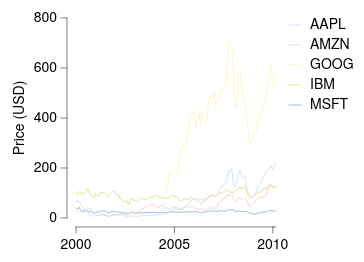

Write the Vega-Lite specification saved for this chart.
### Vega-Lite specification from a JSON file in a GitHub repository (floating-point values rounded to 4 significant figures; data arrays with more than 128 entries replaced by an {"elided": "..."} marker saying what was removed)
{"background": null, "config": {"arc": {"fill": "#DBDBDB", "fillOpacity": 1.0, "innerRadius": 25.0, "padAngle": 0.03, "stroke": "black", "strokeOpacity": 1, "strokeWidth": 0.25}, "area": {"fill": "#DBDBDB", "fillOpacity": 1.0, "stroke": "black", "strokeOpacity": 1, "strokeWidth": 0.25}, "axis": {"domain": true, "domainCap": "round", "domainColor": "black", "domainWidth": 0.25, "grid": false, "gridCap": "round", "gridColor": "#F1F1F1", "gridDash": [0, 0], "gridOpacity": 1.0, "gridWidth": 0.25, "labelColor": "black", "labelFont": "HelveticaNeue", "labelFontSize": 7, "labelFontStyle": "normal", "labelFontWeight": 400, "offset": 4.5, "ticks": true, "tickCap": "round", "tickColor": "black", "tickRound": false, "tickSize": 3, "tickWidth": 0.25, "titleColor": "black", "titleFont": "HelveticaNeue", "titleFontSize": 7, "titleFontStyle": "normal", "titleFontWeight": 400}, "axisX": {"domain": true, "labelAlign": "center", "labelAngle": 0, "labels": true, "ticks": true, "translate": 0}, "axisY": {"domain": true, "labelAlign": "right", "labelAngle": 0, "labels": true, "ticks": true, "translate": 0}, "axisRight": {"domain": true, "labelAlign": "left", "labelAngle": 0, "labels": true, "ticks": true, "translate": 0}, "axisTop": {"domain": true, "labelAlign": "center", "labelAngle": 0, "labels": true, "ticks": true, "translate": 0}, "axisBand": {"tickOffset": 0}, "bar": {"fill": "#DBDBDB", "fillOpacity": 1.0, "stroke": "black", "strokeOpacity": 1, "strokeWidth": 0.25}, "boxplot": {"size": 9.0, "ticks": {"cornerRadius": 0.25, "fill": "black", "size": 4.5, "thickness": 0.25}, "box": {"fillOpacity": 1.0, "stroke": "black", "strokeOpacity": 1, "strokeWidth": 0.25}, "median": {"fill": "black", "fillOpacity": 1.0, "size": 9.0, "thickness": 0.25}, "rule": {"fill": "black", "fillOpacity": 1.0, "size": 10.0, "stroke": "black", "strokeDash": [0, 0], "strokeOpacity": 1, "strokeWidth": 0.25}, "outliers": {"color": "black", "fill": "black", "fillOpacity": 1.0, "size": 0, "stroke": "black", "strokeOpacity": 1, "strokeWidth": 0.25}}, "circle": {"fill": "black", "fillOpacity": 1.0, "size": 0.5, "stroke": null, "strokeOpacity": 1, "strokeWidth": 0.25}, "errorband": {"band": {"fillOpacity": 0.6, "stroke": null, "strokeWidth": 0.25, "strokeOpacity": 1}, "borders": {"opacity": 0, "strokeOpacity": 0.25, "strokeWidth": 1}}, "errorbar": {"opacity": 1, "rule": {"strokeDash": [0, 0], "strokeWidth": 0.25}, "ticks": {"color": "black", "cornerRadius": 0.125, "opacity": 1, "size": 6.0, "thickness": 0.25}, "thickness": 0.25}, "font": "HelveticaNeue", "geoshape": {"fill": "#DBDBDB", "fillOpacity": 1.0, "stroke": "black", "strokeOpacity": 1, "strokeWidth": 0.25}, "header": {"labelColor": "black", "labelFont": "HelveticaNeue", "labelFontSize": 7, "labelFontStyle": "normal", "labelFontWeight": 400, "titleColor": "black", "titleFont": "HelveticaNeue", "titleFontSize": 7, "titleFontStyle": "normal", "titleFontWeight": 400, "titlePadding": 0}, "legend": {"disable": false, "offset": 4.5, "gradientLength": 50.0, "gradientThickness": 5.0, "gradientOpacity": 1.0, "gradientStrokeColor": "black", "gradientStrokeWidth": 0.25, "labelColor": "black", "labelFont": "HelveticaNeue", "labelFontSize": 7, "labelFontStyle": "normal", "labelFontWeight": 400, "strokeColor": "black", "strokeWidth": 0, "symbolSize": 42, "symbolStrokeColor": "black", "symbolStrokeWidth": 0.25, "titleColor": "black", "titleFont": "HelveticaNeue", "titleFontSize": 7, "titleFontStyle": "normal", "titleFontWeight": 400}, "line": {"color": "black", "stroke": "black", "strokeCap": "round", "strokeDash": [0, 0], "strokeOpacity": 1, "strokeWidth": 0.375}, "point": {"filled": true, "fill": "#DBDBDB", "fillOpacity": 1.0, "size": 5.0, "stroke": "black", "strokeOpacity": 1, "strokeWidth": 0.25}, "range": {"category": ["#C6D9F1", "#F1C9CB", "#FEF0B9", "#CEE37A", "#7AA8E0", "#E589A3", "#FDDD5D", "#68B961", "#4177B1", "#C35082", "#E5C227", "#438156"], "diverging": {"scheme": ["#C35082", "#CE6D94", "#D989A7", "#E2A4BA", "#EABFCE", "#F1DBE2", "#F6F6F6", "#D7E0EB", "#B9CBE0", "#9BB6D5", "#7DA1C9", "#5F8CBD", "#4177B1"]}, "heatmap": {"scheme": ["#DFE9F7", "#C6D9F1", "#ADC8EC", "#94B8E6", "#7AA8E0", "#6097DA", "#4D87CA", "#4177B1", "#386898", "#2F597F", "#264A69", "#1D3A58"]}, "ordinal": {"scheme": ["#F1F1F1", "#DBDBDB", "#C6C6C6", "#B2B2B2", "#9D9D9D", "#898989", "#767676", "#636363", "#515151", "#404040", "#2F2F2F", "#1F1F1F"]}, "ramp": {"scheme": ["#DFE9F7", "#C6D9F1", "#ADC8EC", "#94B8E6", "#7AA8E0", "#6097DA", "#4D87CA", "#4177B1", "#386898", "#2F597F", "#264A69", "#1D3A58"]}}, "rule": {"color": "black", "stroke": "black", "strokeCap": "round", "strokeDash": [2, 2], "strokeOpacity": 1, "strokeWidth": 0.25}, "scale": {"bandPaddingInner": 0.1, "bandPaddingOuter": 0.1, "round": false}, "rect": {"fill": "#DBDBDB", "fillOpacity": 1.0, "stroke": "black", "strokeOpacity": 1, "strokeWidth": 0.25}, "square": {"fill": "#DBDBDB", "fillOpacity": 1.0, "size": 10.0, "stroke": "black", "strokeOpacity": 1, "strokeWidth": 0.25}, "text": {"color": "black", "font": "HelveticaNeue", "fontSize": 7, "fontStyle": "normal", "fontWeight": 400}, "title": {"anchor": "middle", "frame": "group", "color": "black", "font": "HelveticaNeue", "fontSize": 7, "fontStyle": "normal", "fontWeight": 400, "subtitleColor": "black", "subtitleFont": "HelveticaNeue", "subtitleFontSize": "HelveticaNeue", "subtitleFontStyle": "normal", "subtitleFontWeight": 400}, "view": {"continuousWidth": 100, "continuousHeight": 100, "discreteWidth": 100, "discreteHeight": 100, "fill": null, "stroke": null, "strokeWidth": 0.25}}, "data": {"name": "data-b0fe595546d47c5085f225c35730172c"}, "mark": {"type": "line"}, "encoding": {"color": {"field": "symbol", "title": null, "type": "nominal"}, "x": {"field": "date", "title": null, "type": "temporal"}, "y": {"field": "price", "title": "Price (USD)", "type": "quantitative"}}, "$schema": "https://vega.github.io/schema/vega-lite/v6.4.1.json", "datasets": {"data-b0fe595546d47c5085f225c35730172c": {"elided": "560 records"}}}
